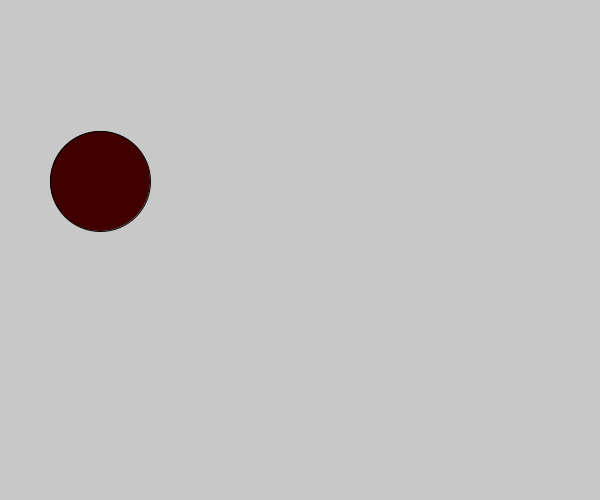
Frame 1 (no input)
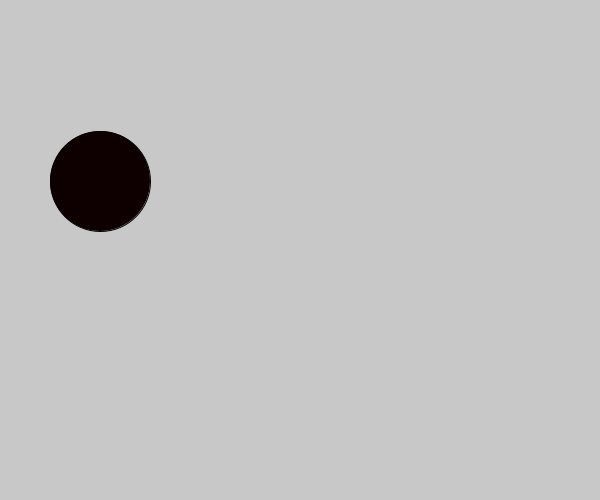
Frame 60 (the mouse pressed at the canvas centre just before this capture)
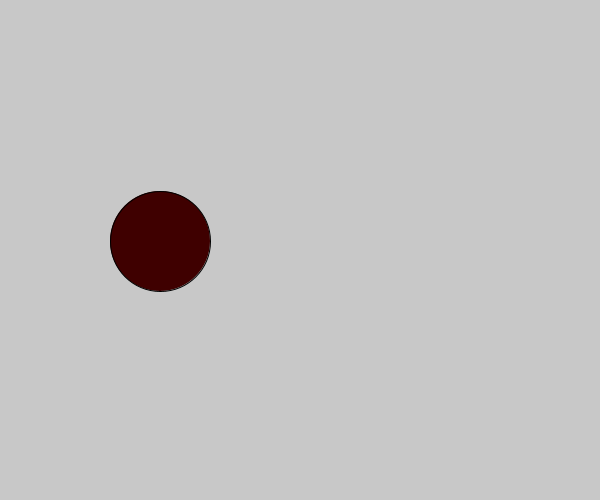
Frame 120 (the mouse held since frame 60 and released just before this capture)

The Processing sketch that drew these frames (run headless with seeded random() and noise(); from frame 60 on, the mouse is pressed at the canvas centre):

// Processing sketch: processing_71540
// ── processing_71540.pde

//ben norskov
//bouncing circle
//in class 9-21 without comments

float circle_x = 100;
float circle_y = 181; 
float circle_radius = 50;
float circle_x_speed = 2;
float circle_y_speed = 2;
Boolean move_circle = false; 

void setup() {
  size(600, 500);
}

void draw() {
  background(200);
  if (mousePressed == true) {
    if (move_circle == true) {
      move_circle = false; 
    } else { 
      move_circle = true;
    };
  };
  if (move_circle == true) { 
    circle_x = circle_x + circle_x_speed;
    circle_y = circle_y + circle_y_speed;
  };
  fill( random(100), 0, 0 );
  ellipse(circle_x, circle_y, circle_radius*2, circle_radius*2); 
  
  if ( (circle_x + circle_radius > width) || (circle_x - circle_radius < 0) ) { 
    circle_x_speed = -circle_x_speed;
    
    if (circle_x - circle_radius < 0) { 
      circle_x = circle_radius; 
    };
    if (circle_x + circle_radius > width) {
      circle_x = width-circle_radius; 
    };
  };
  
  if ( (circle_y + circle_radius > height) || (circle_y - circle_radius < 0) ) {
    circle_y_speed = -circle_y_speed; 

    if (circle_y - circle_radius < 0) { 
      circle_y = circle_radius;
    };
    if (circle_y + circle_radius > height) {
      circle_y = height-circle_radius;
    };
  };
};
